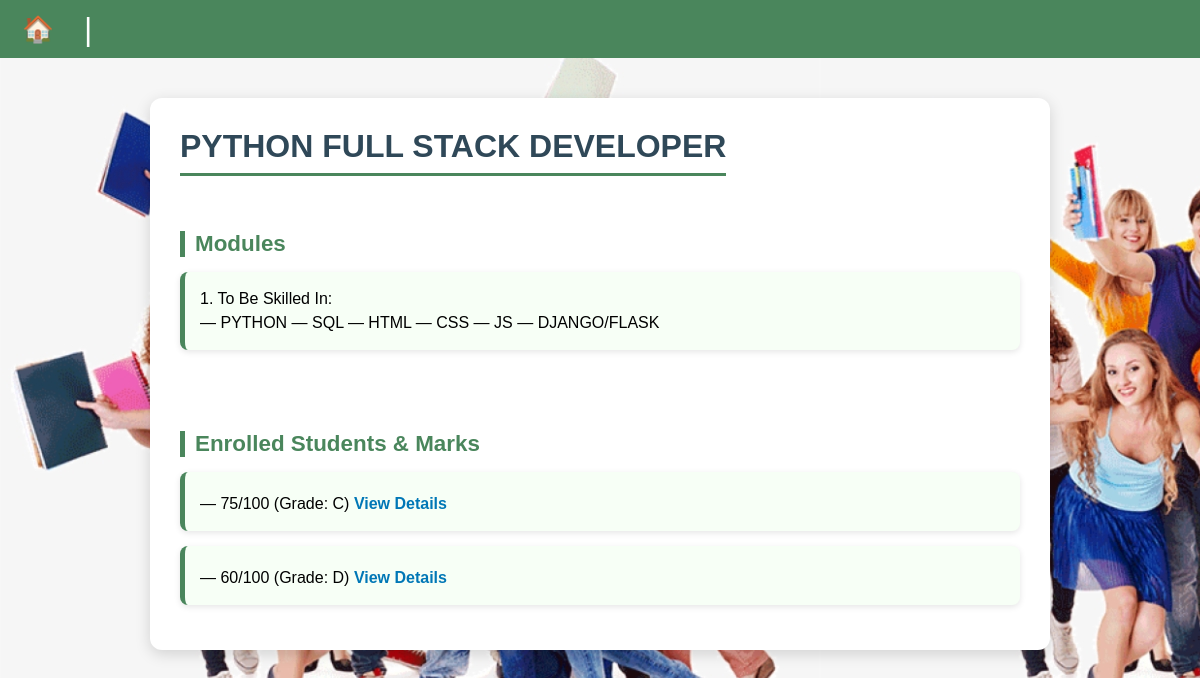
The app's page /courses/tracks/1/ with its own data.
### courses/models.py (models this page shows, shortened)
class CourseTrack(models.Model):
    TRACK_CHOICES = [
        ('python_fullstack', 'Python Full Stack'),
        ('ml_ai', 'ML / AI'),
        ('java_fullstack', 'Java Full Stack'),
    ]
    key = models.CharField(
        max_length=30,
        choices=TRACK_CHOICES,
        unique=True
    )
    title = models.CharField(max_length=100)
    class Meta:
        verbose_name = "Course Track"
        verbose_name_plural = "Course Tracks"

class CourseModule(models.Model):
    track = models.ForeignKey(CourseTrack,on_delete=models.CASCADE,related_name="modules")
    title = models.CharField(max_length=200)
    description = models.TextField(blank=True)
    order = models.PositiveIntegerField()
    class Meta:
        ordering = ['track', 'order']
        verbose_name = "Course Module"
        verbose_name_plural = "Course Modules"

### mentor/models.py (models this page shows, shortened)
class Mark(models.Model):
    student = models.ForeignKey("mentor.Student",on_delete=models.CASCADE,related_name='marks')
    course = models.ForeignKey("courses.Course", on_delete=models.CASCADE)
    marks_obtained = models.PositiveIntegerField()
    max_marks = models.PositiveIntegerField(default=100)
    class Meta:
        constraints = [
            models.UniqueConstraint(fields=['student', 'course'],name='student_course_marks')
        ]
        verbose_name = "Mark"
        verbose_name_plural = "Marks"
    @property
    def percentage(self):
        if self.max_marks == 0:
            return 0
        return (self.marks_obtained / self.max_marks) * 100
    @property
    def grade(self):
        p = self.percentage
        if p >= 90:
            return 'A'
        elif p >= 80:
            return 'B'
        elif p >= 70:
            return 'C'
        elif p >= 60:
            return 'D'
        else:
            return 'F'

### courses/views.py (the view)
# urls.py: path('tracks/<int:pk>/', TrackDetailView.as_view(), name='track_detail'),
class TrackDetailView(generic.DetailView):
    model = CourseTrack
    template_name = 'course/track_detail.html'
    context_object_name = 'track'
    def get_context_data(self, **kwargs):
        context = super().get_context_data(**kwargs)
        track = self.get_object()
        courses_in_track = track.courses.all()
        enrollments = Mark.objects.filter(course__in=courses_in_track).select_related("student","course")
        context["marks"] = enrollments
        return context

### courses/templates/course/track_detail.html (shortened to what this page needs)
{% extends "layout.html" %}
{%load static%}
{% block content %}
    <div class="track-detail">
      <h1>{{ track.title }}</h1>
        <h2>Modules</h2>
        <ul>
        {% for module in track.modules.all %}
            <li>
                {{ module.order }}. {{ module.title }}<br><br>
                {% for line in module.description.splitlines %}
                    — {{ line }}<br>
                {% endfor %}
            </li>
        {% empty %}
            <li>No modules available yet.</li>
        {% endfor %}
        </ul>
        <br><br>
        <h2>Enrolled Students & Marks</h2>
        {% if marks %}
          <ul>
            {% for m in marks %}
              <li>
                {{ m.student.user.get_full_name }} — {{ m.marks_obtained }}/{{ m.max_marks }}
                {% if m.grade %}(Grade: {{ m.grade }}){% endif %}
                <a href="{% url 'mentor:student_course_marks' m.student.id m.course.id %}">View Details</a>
              </li>
            {% endfor %}
          </ul>
        {% else %}
          <p>No students enrolled yet.</p>
        {% endif %}
        </div>
{% endblock %}

### templates/layout.html (shortened to what this page needs)
<!DOCTYPE html>
<html lang="en">
{% load static %}
<head>
    <link rel="stylesheet" href="{% static 'css/style.css' %}">
</head>
<body background="static/image/students_image.png">
   <nav class="nav">
    <a href="{% url 'home' %}" class="nav-btn" style="text-decoration: none;">
        <span role="img" aria-label="Home" title="Home">🏠</span>
    </a> |
    </nav>
    {% block content %}
    {% endblock %}
</body>
</html>

### static/css/style.css (style rules this page uses)
* { margin: 0; padding: 0; box-sizing: border-box; }
html,body { height: 100%; }
body { background-color: #bde1b0; font-family: Arial, sans-serif; display: flex; flex-direction: column; min-height: 100vh; }
nav { display: flex; align-items: center; gap: 1rem; padding: 1rem; padding: 0.5rem; background-color: #4a865c; color: white; font-size: 2rem; }
.nav-btn { color: #44B78B; padding: 6px 14px; border-radius: 6px; font-weight: bold; text-decoration: none; border: none; cursor: pointer; transition: 0.3s ease; font-size: 0.8em; display: inline-block; }
h2 { color: #2f4858; font-weight: bold; }
.track-detail { width: 85%; max-width: 900px; margin: 40px auto; background: #ffffff; padding: 30px; border-radius: 12px; box-shadow: 0 4px 15px rgba(0,0,0,0.15); }
.track-detail h1 { color: #2f4858; text-align: center; margin-bottom: 25px; font-size: 2rem; border-bottom: 3px solid #4a865c; display: inline-block; padding-bottom: 8px; }
.track-detail h2 { color: #4a865c; margin-top: 30px; font-size: 1.4rem; border-left: 5px solid #4a865c; padding-left: 10px; margin-bottom: 15px; }
.track-detail ul { list-style: none; padding: 0; margin: 0; }
.track-detail ul li { background: #f7fff6; margin-bottom: 15px; padding: 15px; border-radius: 8px; border-left: 5px solid #4a865c; box-shadow: 0 2px 6px rgba(0,0,0,0.1); line-height: 1.5; transition: 0.3s; }
.track-detail ul li a { display: inline-block; margin-top: 5px; color: #0077b6; font-weight: bold; text-decoration: none; transition: color 0.3s; }

### records on screen
CourseTrack: title "PYTHON FULL STACK DEVELOPER"
CourseModule: order "1", title "To Be Skilled In:", splitlines "PYTHON" "SQL" "HTML" "CSS" "JS" "DJANGO/FLASK"
Mark: marks_obtained "75", max_marks "100", grade "C"
Mark: marks_obtained "60", max_marks "100", grade "D"
